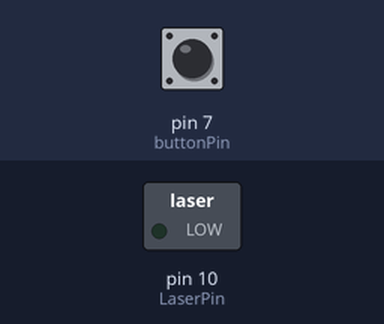
Simulated run of this sketch. Board: Arduino Uno, built with avr-gcc and run on an emulated ATmega328P. Parts: switched loads named in the sketch (green lamp = pin HIGH). The test bench sets the inputs (shaded band); at power-on: pin 7 (buttonPin) LOW.

Above: at 1.2 s.
1.3 s: pin 7 (buttonPin) pulled HIGH for 0.15 s
At 1.43 s:
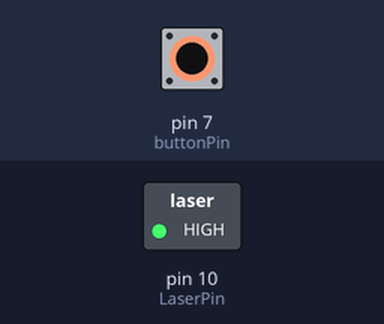
3.0 s: pin 7 (buttonPin) pulled HIGH for 3.2 s
At 7.6 s:
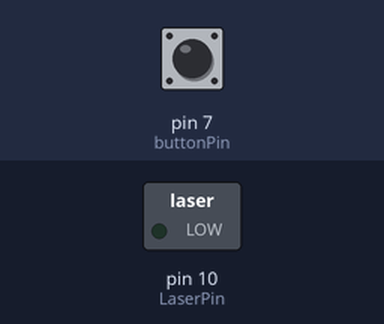
Timing chart, 0 to 9.1 s (numbered marks = the images above; inputs shaded):
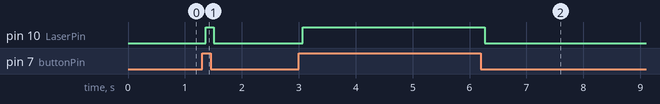

The sketch:

IR_Transmitter_test.ino
```cpp
#include <IRremote.h> // >v3.0.0

#define PIN_SEND 3

const int buttonPin = 7;
int buttonState = 0;
const int LaserPin = 10;


void setup()
{
  IrSender.begin(PIN_SEND); // Initializes IR sender
  pinMode(buttonPin, INPUT);
  pinMode(LaserPin, OUTPUT);

}

void loop()
{
  buttonState = digitalRead(buttonPin);

  if (buttonState == HIGH) {
    IrSender.sendNEC(0x0102, 0x34, true, 0); // the address 0x0102 with the command 0x34 is sent
    digitalWrite(LaserPin, HIGH);
  } else {
    digitalWrite(LaserPin, LOW);
  }

}
```

Measured:
- after the input at 1.3 s, pin 10 (LaserPin): LOW → HIGH after 0.07 s, → LOW 0.14 s later
- after the input at 3.0 s, pin 10 (LaserPin): LOW → HIGH after 0.07 s, → LOW 3.2 s later
